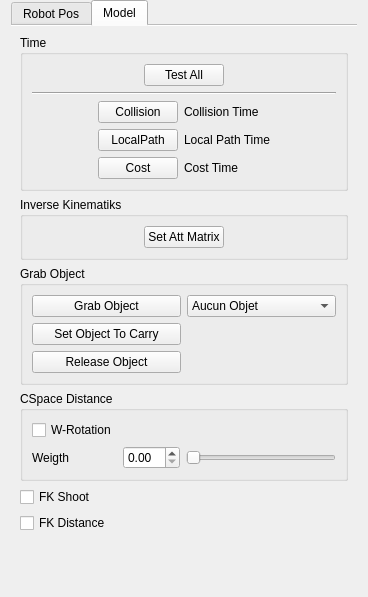
          <widget class="QWidget" name="tabRobot">
           <attribute name="title">
            <string>Robot</string>
           </attribute>
           <layout class="QVBoxLayout" name="verticalLayout_12">
            <property name="topMargin">
             <number>0</number>
            </property>
            <item>
             <widget class="QTabWidget" name="tabWidget_6">
              <property name="currentIndex">
               <number>1</number>
              </property>
              <property name="usesScrollButtons">
               <bool>true</bool>
              </property>
              <property name="documentMode">
               <bool>true</bool>
              </property>
              <widget class="QWidget" name="tab_7">
               <attribute name="title">
                <string>Robot Pos</string>
               </attribute>
               <layout class="QVBoxLayout" name="verticalLayout_13">
                <item>
                 <widget class="MoveRobot" name="widget" native="true">
                  <property name="maximumSize">
                   <size>
                    <width>500</width>
                    <height>16777215</height>
                   </size>
                  </property>
                 </widget>
                </item>
               </layout>
              </widget>
              <widget class="QWidget" name="tab_13">
               <attribute name="title">
                <string>Model</string>
               </attribute>
               <layout class="QVBoxLayout" name="verticalLayout_14">
                <item>
                 <widget class="QGroupBox" name="groupBox_11">
                  <property name="title">
                   <string>Time</string>
                  </property>
                  <layout class="QVBoxLayout" name="verticalLayout_15">
                   <item>
                    <layout class="QHBoxLayout" name="horizontalLayout_2">
                     <item>
                      <spacer name="horizontalSpacer_7">
                       <property name="orientation">
                        <enum>Qt::Horizontal</enum>
                       </property>
                       <property name="sizeHint" stdset="0">
                        <size>
                         <width>40</width>
                         <height>20</height>
                        </size>
                       </property>
                      </spacer>
                     </item>
                     <item>
                      <widget class="QPushButton" name="pushButtonTestAll">
                       <property name="text">
                        <string>Test All</string>
                       </property>
                      </widget>
                     </item>
                     <item>
                      <spacer name="horizontalSpacer_8">
                       <property name="orientation">
                        <enum>Qt::Horizontal</enum>
                       </property>
                       <property name="sizeHint" stdset="0">
                        <size>
                         <width>40</width>
                         <height>20</height>
                        </size>
                       </property>
                      </spacer>
                     </item>
                    </layout>
                   </item>
                   <item>
                    <widget class="Line" name="line">
                     <property name="minimumSize">
                      <size>
                       <width>300</width>
                       <height>0</height>
                      </size>
                     </property>
                     <property name="orientation">
                      <enum>Qt::Horizontal</enum>
                     </property>
                    </widget>
                   </item>
                   <item>
                    <layout class="QGridLayout" name="gridLayout_5">
                     <item row="0" column="1">
                      <widget class="QPushButton" name="pushButtonCollision">
                       <property name="text">
                        <string>Collision</string>
                       </property>
                      </widget>
                     </item>
                     <item row="1" column="1">
                      <widget class="QPushButton" name="pushButtonLocalPath">
                       <property name="text">
                        <string>LocalPath</string>
                       </property>
                      </widget>
                     </item>
                     <item row="2" column="1">
                      <widget class="QPushButton" name="pushButtonCost">
                       <property name="text">
                        <string>Cost</string>
                       </property>
                      </widget>
                     </item>
                     <item row="0" column="2">
                      <widget class="QLabel" name="labelCollision">
                       <property name="text">
                        <string>Collision Time</string>
                       </property>
                      </widget>
                     </item>
                     <item row="1" column="2">
                      <widget class="QLabel" name="labelLocalPath">
                       <property name="text">
                        <string>Local Path Time</string>
                       </property>
                      </widget>
                     </item>
                     <item row="2" column="2">
                      <widget class="QLabel" name="labelTimeCost">
                       <property name="text">
                        <string>Cost Time</string>
                       </property>
                      </widget>
                     </item>
                     <item row="1" column="3">
                      <spacer name="horizontalSpacer_10">
                       <property name="orientation">
                        <enum>Qt::Horizontal</enum>
                       </property>
                       <property name="sizeHint" stdset="0">
                        <size>
                         <width>40</width>
                         <height>20</height>
                        </size>
                       </property>
                      </spacer>
                     </item>
                     <item row="1" column="0">
                      <spacer name="horizontalSpacer_9">
                       <property name="orientation">
                        <enum>Qt::Horizontal</enum>
                       </property>
                       <property name="sizeHint" stdset="0">
                        <size>
                         <width>40</width>
                         <height>20</height>
                        </size>
                       </property>
                      </spacer>
                     </item>
                    </layout>
                   </item>
                  </layout>
                 </widget>
                </item>
                <item>
                 <widget class="QGroupBox" name="groupBox_12">
                  <property name="title">
                   <string>Inverse Kinematiks</string>
                  </property>
                  <layout class="QVBoxLayout" name="verticalLayout_16">
                   <item>
                    <layout class="QHBoxLayout" name="horizontalLayout_11">
                     <item>
                      <spacer name="horizontalSpacer_11">
                       <property name="orientation">
                        <enum>Qt::Horizontal</enum>
                       </property>
                       <property name="sizeHint" stdset="0">
                        <size>
                         <width>40</width>
                         <height>20</height>
                        </size>
                       </property>
                      </spacer>
                     </item>
                     <item>
                      <widget class="QPushButton" name="pushButtonAttMat">
                       <property name="text">
                        <string>Set Att Matrix</string>
                       </property>
                      </widget>
                     </item>
                     <item>
                      <spacer name="horizontalSpacer_12">
                       <property name="orientation">
                        <enum>Qt::Horizontal</enum>
                       </property>
                       <property name="sizeHint" stdset="0">
                        <size>
                         <width>40</width>
                         <height>20</height>
                        </size>
                       </property>
                      </spacer>
                     </item>
                    </layout>
                   </item>
                  </layout>
                 </widget>
                </item>
                <item>
                 <widget class="QGroupBox" name="groupBoxGrabObject">
                  <property name="title">
                   <string>Grab Object</string>
                  </property>
                  <layout class="QGridLayout" name="gridLayout_15">
                   <item row="0" column="0">
                    <widget class="QPushButton" name="pushButtonGrabObject">
                     <property name="text">
                      <string>Grab Object</string>
                     </property>
                    </widget>
                   </item>
                   <item row="0" column="1">
                    <widget class="QComboBox" name="comboBoxGrabObject">
                     <item>
                      <property name="text">
                       <string>Aucun Objet</string>
                      </property>
                     </item>
                    </widget>
                   </item>
                   <item row="2" column="0">
                    <widget class="QPushButton" name="pushButtonReleaseObject">
                     <property name="text">
                      <string>Release Object</string>
                     </property>
                    </widget>
                   </item>
                   <item row="1" column="0">
                    <widget class="QPushButton" name="pushButtonSetObjectToCarry">
                     <property name="text">
                      <string>Set Object To Carry</string>
                     </property>
                    </widget>
                   </item>
                  </layout>
                 </widget>
                </item>
                <item>
                 <widget class="QGroupBox" name="groupBox_14">
                  <property name="title">
                   <string>CSpace Distance</string>
                  </property>
                  <layout class="QGridLayout" name="gridLayout_22">
                   <item row="0" column="0">
                    <widget class="QCheckBox" name="checkBoxIsWeightedRot">
                     <property name="text">
                      <string>W-Rotation</string>
                     </property>
                    </widget>
                   </item>
                   <item row="1" column="0">
                    <widget class="QLabel" name="label_11">
                     <property name="text">
                      <string>Weigth</string>
                     </property>
                    </widget>
                   </item>
                   <item row="1" column="1">
                    <widget class="QDoubleSpinBox" name="doubleSpinBoxWeightedRot">
                     <property name="maximum">
                      <double>20.000000000000000</double>
                     </property>
                    </widget>
                   </item>
                   <item row="1" column="2">
                    <widget class="QSlider" name="horizontalSliderWeightedRot">
                     <property name="orientation">
                      <enum>Qt::Horizontal</enum>
                     </property>
                    </widget>
                   </item>
                  </layout>
                 </widget>
                </item>
                <item>
                 <widget class="QCheckBox" name="checkBoxFKSampling">
                  <property name="text">
                   <string>FK Shoot</string>
                  </property>
                 </widget>
                </item>
                <item>
                 <widget class="QCheckBox" name="checkBoxFKDistance">
                  <property name="text">
                   <string>FK Distance</string>
                  </property>
                 </widget>
                </item>
                <item>
                 <spacer name="verticalSpacer_5">
                  <property name="orientation">
                   <enum>Qt::Vertical</enum>
                  </property>
                  <property name="sizeHint" stdset="0">
                   <size>
                    <width>20</width>
                    <height>40</height>
                   </size>
                  </property>
                 </spacer>
                </item>
               </layout>
              </widget>
             </widget>
            </item>
           </layout>
          </widget>
